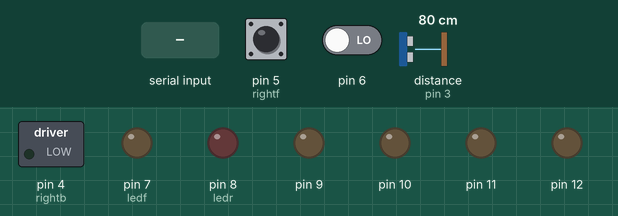
Bench run of a sketch on a simulated Arduino Uno, built with avr-gcc and run on an emulated ATmega328P. On the bench: switched loads named in the sketch (green lamp = pin HIGH), output pins drawn as LEDs (lit = HIGH). Wiring (inferred from the names in the program): ultrasonic range finder: trigger pin 2; echo pin 3. The test bench sets the inputs (shaded band); at power-on: distance to the obstacle (sensor on pin 3) 80 cm, pin 5 (rightf) LOW, pin 6 LOW. The echo pulse lasts 58.3 µs per cm; pins used as bus, display or sensor lines are not drawn.

Above: at 1.2 s.
1.3 s: distance to the obstacle (sensor on pin 3) set to 17 cm
2.8 s: distance to the obstacle (sensor on pin 3) set to 14 cm
At 3.1 s:
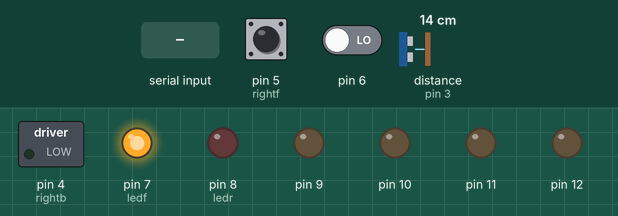
5.8 s: "R" received over Serial
8.8 s: "TR" received over Serial
At 9.6 s:
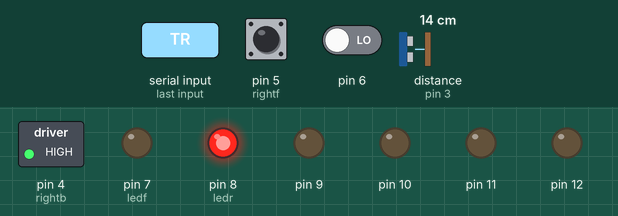
11.8 s: distance to the obstacle (sensor on pin 3) set to 18 cm
At 13.0 s:
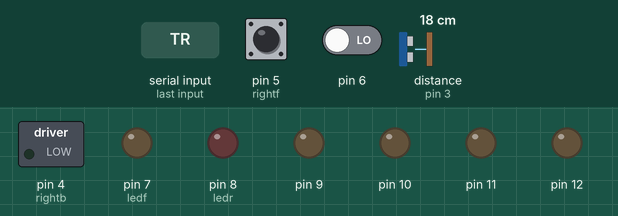
13.3 s: distance to the obstacle (sensor on pin 3) set to 2 cm
At 14.1 s:
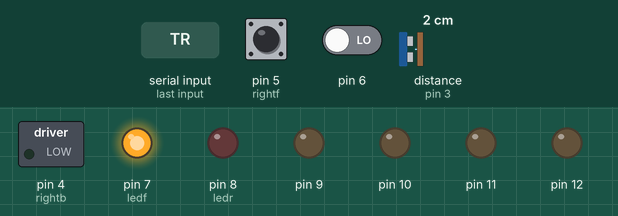
Timing chart, 0 to 16.3 s (numbered marks = the images above; inputs shaded):
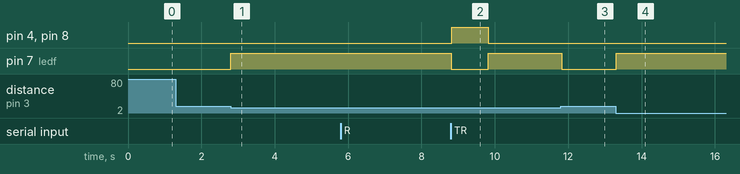

Measured:
- the behaviour switches between 16 and 15 cm on distance to the obstacle (sensor on pin 3) (found by bisection; images 0 and 1)
- after the input at 1.3 s, every drawn part: stays the same
- after the input at 2.8 s, pin 7 (ledf): LOW → HIGH at once
- after the input at 8.8 s, pin 4 (rightb), pin 8 (ledr): LOW → HIGH at once, → LOW 1.0 s later; pin 7 (ledf): HIGH → LOW at once, → HIGH 1.0 s later
- after the input at 11.8 s, pin 7 (ledf): HIGH → LOW at once
- after the input at 13.3 s, pin 7 (ledf): LOW → HIGH at once

The sketch:

VCR_with_ultrasonic_sesnor.ino
```cpp
#include <SoftwareSerial.h>

// Create a string to store the incomming text message
String readString;
String voice;

//Define the pins for ultrasonic Sensor
#define trigPin 2;
#define echoPin 3;

//Define pins for motor driver
int rightf=5;
int rightb=4;
int leftf=3;
int leftb=2;


int distance;
int i=2;
int j=0;
int motorSpeed=125;
int turn=50;
int ledf=7;
int ledr=8;

//******************************************************************************************************************************************************************
//Initial Setup

void setup()
{
   Serial.flush();
   pinMode(5,INPUT);   //Set pins as input or output pins
   pinMode(6,INPUT);
   pinMode(7,OUTPUT);
   pinMode(8,OUTPUT);
   pinMode(4, OUTPUT);
   pinMode(9, OUTPUT);
   pinMode(10,OUTPUT);
   pinMode(11,OUTPUT);
   pinMode(12,OUTPUT);
   Serial.begin(9600);  //Set baud rate at 9600
}


//******************************************************************************************************************************************************************
//Run forever

void loop()
{
   distance = ping();   //check for obstracle
   if(distance<15)      //If there is a obstracle present then turn left
      leftm();          //you can turn right as well or stop the robot, based on your project requirements

   int button=digitalRead(5);    // buttons to select the mode of input
   int button1=digitalRead(6);

   //check mode select
   if(button==1)
     i=1;
   else if(button1==1)
     i=0;

   //select mode
   if(i==0)
     control();
   else
     terminal();
}

//******************************************************************************************************************************************************************
//terminal mode or text mode

void terminal()
{
   String input="";
   while(Serial.available())
   {
     input+=(char)Serial.read();  //Read the incomming text
     delay(5);
   }
   if(input=="n")                 //compare the received text with the predefined string and call the respective function
   {
     stp();
   }
   else if(input=="F")
   {
     frontm();
   }
   else if(input=="R")
   {
     backm();
   }
   else if(input.indexOf("TL")>-1)
   {
     leftm();
   }
   else if(input.indexOf("TR")>-1)
   {
     rightm();
   }
}

//******************************************************************************************************************************************************************
//voice mode

void control()
{
   // get the string
   while ( Serial.available() )
   {
      delay( 3 );
      char c = Serial.read();           //Store the incomming message in a string
      readString += c;
   }
   if ( readString.length() >0 )        //Check if any message is received or not
   {
      Serial.println( readString );
      voice= readString;
      readString="";
   }
   if(voice=="straight"||voice=="front"||voice=="forward")  //compare the received text with the predefined string and call the respective function
   {
      frontm();
   }
   else if(voice=="stop")
   {
      stp();
   }
   else if(voice=="backward"||voice=="back"||voice=="reverse")
   {
      backm();
   }
   else if(voice=="turn right"||voice=="turn write"||voice=="write"||voice=="right")
   {
      rightm();
   }
   else if(voice=="turn left"||voice=="left")
   {
      leftm();
   }
}

//******************************************************************************************************************************************************************
//right

void rightm()
{
    digitalWrite(rightf,LOW);
    digitalWrite(rightb,HIGH);
    digitalWrite(leftf,HIGH);
    digitalWrite(leftb,LOW);
    digitalWrite(ledr,HIGH);
    delay(1000);
    digitalWrite(ledr,LOW);
}


//left
void leftm()
{
    digitalWrite(rightf,HIGH);
    digitalWrite(rightb,LOW);
    digitalWrite(leftf,LOW);
    digitalWrite(leftb,HIGH);
    digitalWrite(ledf,HIGH);
    delay(1000);
    digitalWrite(ledf,LOW);
}


//front
void frontm()
{
    digitalWrite(rightf,HIGH);
    digitalWrite(rightb,LOW);
    digitalWrite(leftf,HIGH);
    digitalWrite(leftb,LOW);
}


//back
void backm()
{
    digitalWrite(rightf,LOW);
    digitalWrite(rightb,HIGH);
    digitalWrite(leftf,LOW);
    digitalWrite(leftb,HIGH);
}


//stop
void stp()
{
    digitalWrite(rightf,LOW);
    digitalWrite(rightb,LOW);
    digitalWrite(leftf,LOW);
    digitalWrite(leftb,LOW);
}

//******************************************************************************************************************************************************************
//function to check the distance

long ping()
{
   pinMode(2, OUTPUT);
   digitalWrite(2, LOW);
   delayMicroseconds(2);
   digitalWrite(2, HIGH);
   delayMicroseconds(5);
   digitalWrite(2, LOW);
   pinMode(3, INPUT);
   long duration = pulseIn(3, HIGH);
   return duration / 29 / 2;
}
```
